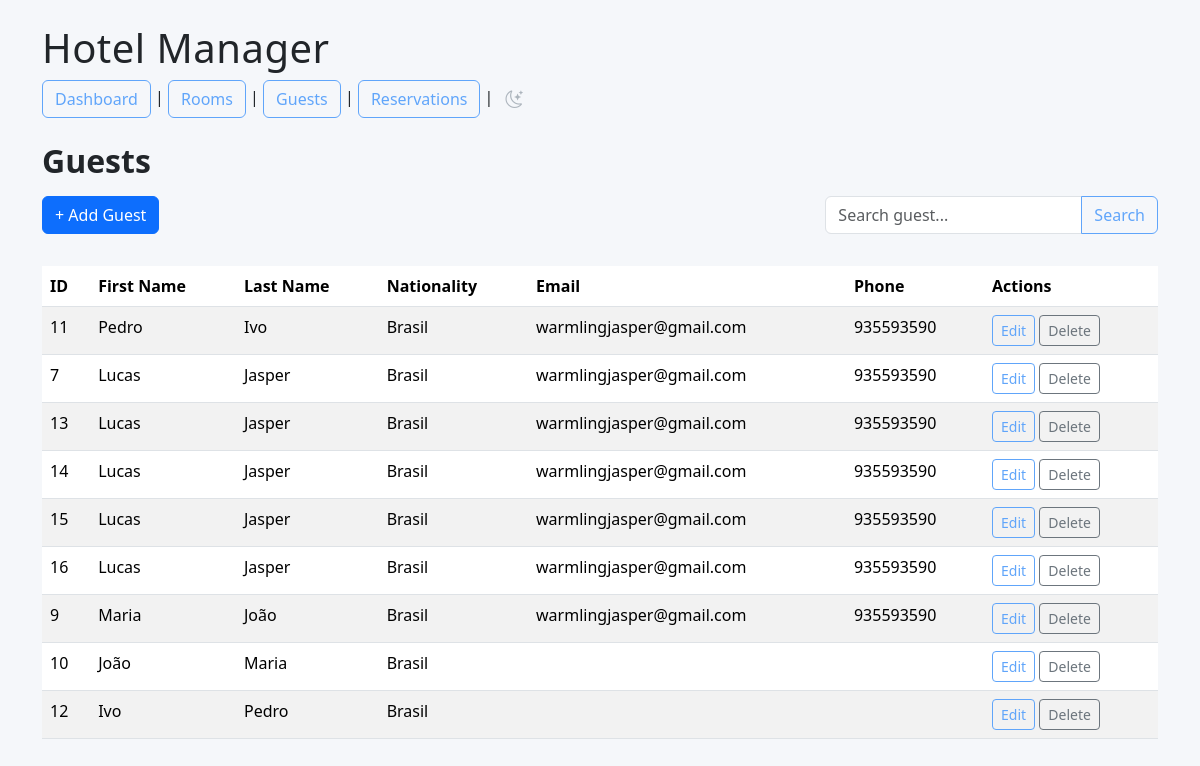
Page /guests/ on the committed database.
### guests/models.py (models this page shows, shortened)
class Guest(models.Model):
    first_name = models.CharField(max_length=50)
    last_name = models.CharField(max_length=50)
    nationality = models.CharField(max_length=50)
    date_of_birth = models.DateField()
    email = models.EmailField(blank=True)
    phone = models.CharField(max_length=20, blank=True)

### guests/views.py (the view, shortened to what this page needs)
# urls.py: path("", views.guest_list, name="guest_list"),
def guest_list(request):
    search = request.GET.get("search", "")
    guests = Guest.objects.all().order_by("last_name", "first_name")
    return render(
        request,
        "guests/guest_list.html",
        {
            "guests": guests,
            "search": search,
        }
    )

### guests/templates/guests/guest_list.html
{% extends "base.html" %}
{% block content %}
<h2 class="mb-3">Guests</h2>
<div class="d-flex justify-content-between align-items-center mb-3">
<a href="{% url 'guest_create' %}"
class="btn btn-primary mb-3">
    + Add Guest
</a>
<form method="GET" class="mb-3">
    <div class="input-group">
        <input
            type="text"
            name="search"
            class="form-control"
            placeholder="Search guest..."
            value="{{ search }}"
        >
        <button class="btn btn-outline-primary">
            Search
        </button>
    </div>
</form>
</div>
<table class="table table-striped table-hover">
    <thead>
        <tr>
            <th>ID</th>
            <th>First Name</th>
            <th>Last Name</th>
            <th>Nationality</th>
            <th>Email</th>
            <th>Phone</th>
            <th>Actions</th>
        </tr>
    </thead>
    <tbody>
        {% for guest in guests %}
        <tr>
            <td>{{ guest.id }}</td>
            <td>{{ guest.first_name }}</td>
            <td>{{ guest.last_name }}</td>
            <td>{{ guest.nationality }}</td>
            <td>{{ guest.email }}</td>
            <td>{{ guest.phone }}</td>
            <td>
                <a href="{% url 'guest_update' guest.pk %}" class="btn btn-outline-primary btn-sm">
                    Edit
                </a>
                <a href="{% url 'guest_delete' guest.pk %}" class="btn btn-outline-secondary btn-sm">
                    Delete
                </a>
            </td>
        </tr>
        {% empty %}
        <tr>
            <td colspan="6" class="text-center">
                No guests found.
            </td>
        </tr>
        {% endfor %}
    </tbody>
</table>
{% endblock %}

### static/css/style.css (style rules this page uses)
body { background-color: #f5f7fa; color: #212529; transition: 0.3s; }
.card, .table, .form-control, .form-select { transition: 0.3s; }
h2 { font-weight:700; letter_spacing:.3px; margin-botton:25px; }
th { font-weight:600; }
.btn-outline-primary { color:#60a5fa; border-color:#60a5fa; }
.table tbody tr { transition: .2s; }

### rows in the picture
Guest: id "11", first_name "Pedro", last_name "Ivo", nationality "Brasil", email "warmlingjasper@gmail.com", phone "935593590"
Guest: id "7", first_name "Lucas", last_name "Jasper", nationality "Brasil", email "warmlingjasper@gmail.com", phone "935593590"
Guest: id "13", first_name "Lucas", last_name "Jasper", nationality "Brasil", email "warmlingjasper@gmail.com", phone "935593590"
Guest: id "14", first_name "Lucas", last_name "Jasper", nationality "Brasil", email "warmlingjasper@gmail.com", phone "935593590"
Guest: id "15", first_name "Lucas", last_name "Jasper", nationality "Brasil", email "warmlingjasper@gmail.com", phone "935593590"
Guest: id "16", first_name "Lucas", last_name "Jasper", nationality "Brasil", email "warmlingjasper@gmail.com", phone "935593590"
Guest: id "9", first_name "Maria", last_name "João", nationality "Brasil", email "warmlingjasper@gmail.com", phone "935593590"
Guest: id "10", first_name "João", last_name "Maria", nationality "Brasil"
Guest: id "12", first_name "Ivo", last_name "Pedro", nationality "Brasil"
